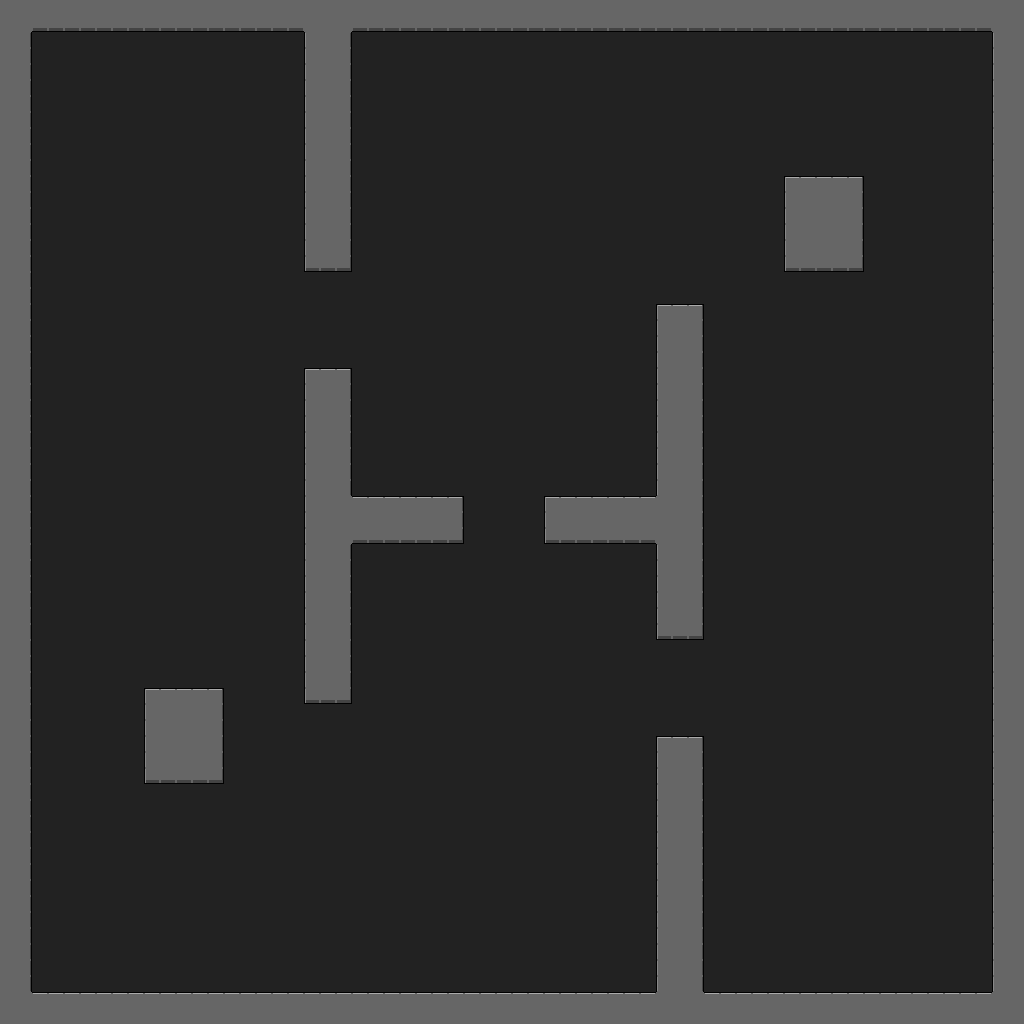

Tiled map render using the project's own tile images. Description and the map definition, with tile-layer contents summarised, below:
An orthogonal 64x64 tile map with 16x16 px tiles, 1 tile layer (Ground), 1 hidden layer not drawn.

<map version="1.10" tiledversion="1.11.2" orientation="orthogonal" renderorder="right-down" width="64" height="64" tilewidth="16" tileheight="16" infinite="0" nextlayerid="3" nextobjectid="1">
  <tileset firstgid="1" source="outpost.tsx" />
  <layer id="1" name="Ground" width="64" height="64" visible="1">
    <data>[4096 cells, 4096 non-empty, 10 distinct tile ids]</data>
  </layer>
  <layer id="2" name="Collision" width="64" height="64" visible="0">
    <data>[4096 cells, 817 non-empty, 9 distinct tile ids]</data>
  </layer>
</map>
